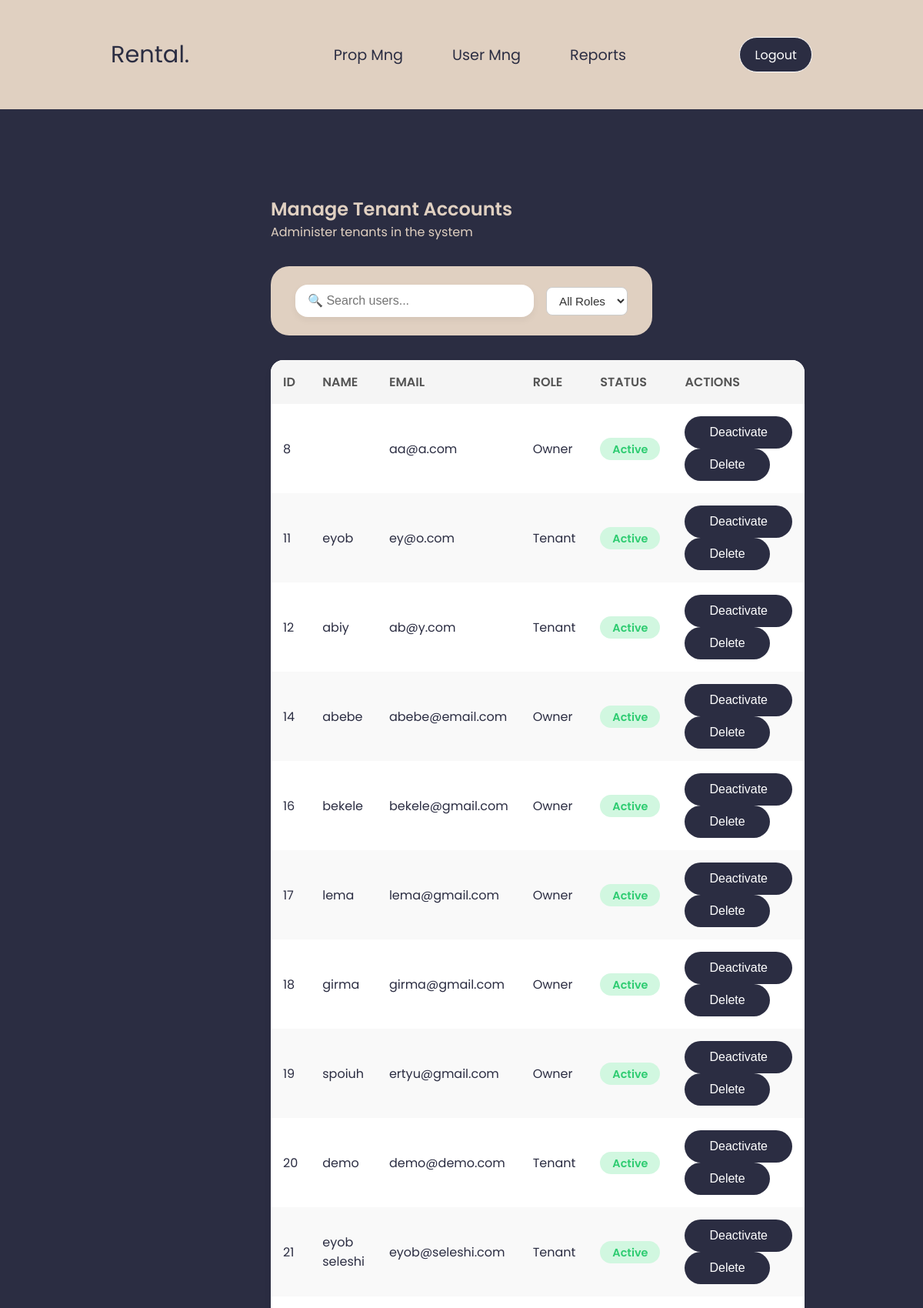
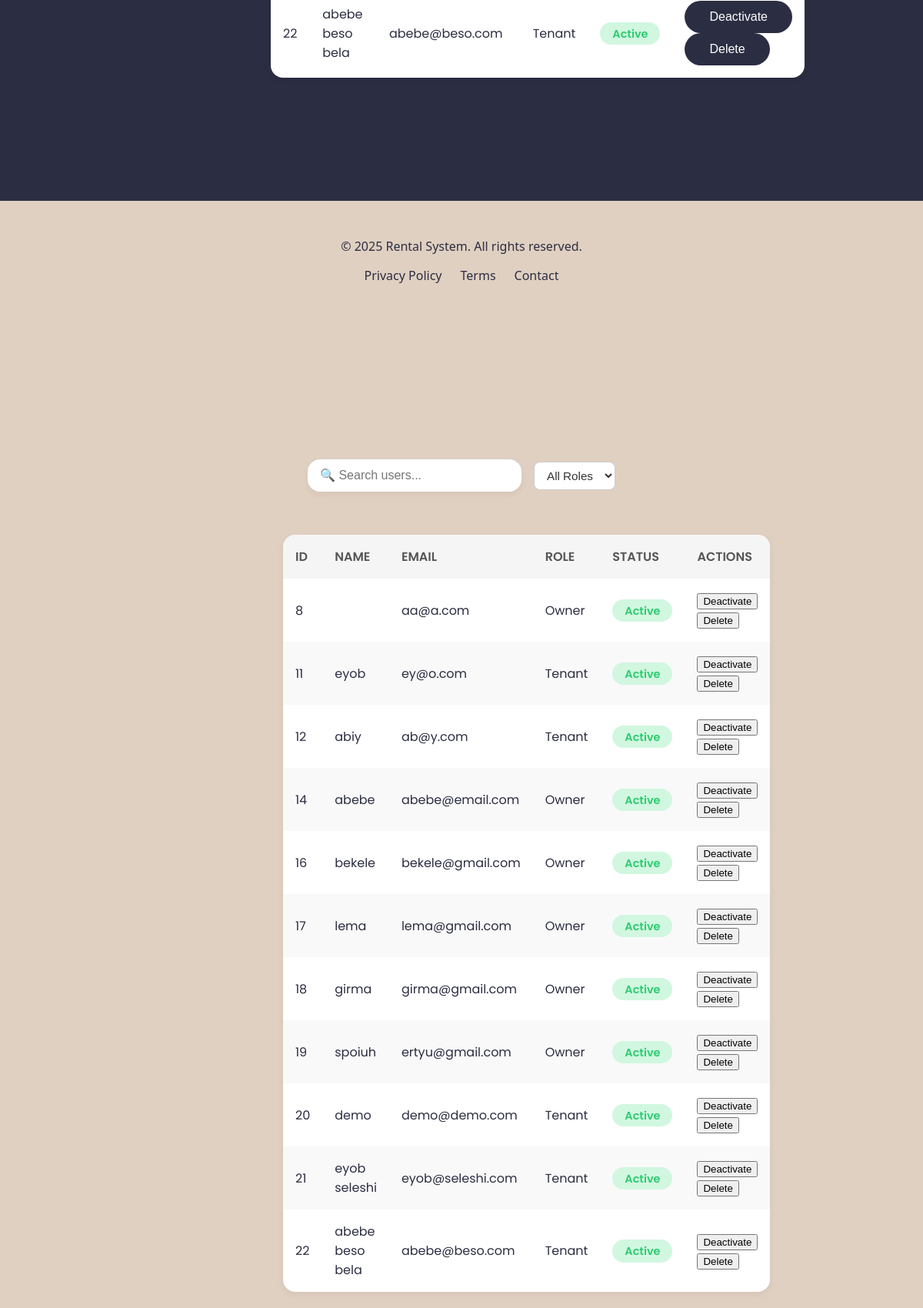
The page /admin/manage_users.php (signed in, upper part) on the database its author committed (2 pictures, top to bottom).
### tables this page shows
CREATE TABLE `users` (
  `id` int(11) NOT NULL,
  `name` varchar(100) NOT NULL,
  `email` varchar(100) NOT NULL,
  `password` varchar(255) NOT NULL,
  `role` enum('admin','tenant','owner','property_manager','government') NOT NULL,
  `status` enum('active','inactive','deleted') DEFAULT 'active',
  `created_at` timestamp NOT NULL DEFAULT current_timestamp()
);

### admin/manage_users.php (the view, shortened to what this page needs)
<?php
require_once '../config/db.php';
$stmt = $pdo->prepare("SELECT * FROM users WHERE role IN ('tenant', 'owner')");
$stmt->execute();
$users = $stmt->fetchAll(PDO::FETCH_ASSOC);
?>
<!DOCTYPE html>
<html lang="en">
<head>
    <link rel="stylesheet" href="../assets/style1.css" />
    <link rel="stylesheet" href="../assets/fonts/all.css">
</head>
<body>
  <div class="prop_con">
    <div class="navbar prop_nav">
      <p>Rental.</p>
      <ul>
        <li><a href="manage_pm.php">Prop Mng</a></li>
        <li><a href="manage_users.php">User Mng</a></li>
        <li><a href="view_reports.php">Reports</a></li>
      </ul>
      <button class="btn" onclick="window.location.href='../auth/logout.php'">Logout</button>
    </div>
    <div class="container">
      <h2>Manage Tenant Accounts</h2>
      <p>Administer tenants in the system</p>
<div class="top-bar">
  <input type="text" id="searchInput" placeholder="🔍 Search users...">
  <select id="roleFilter">
    <option value="all">All Roles</option>
  </select>
</div>
      <table class="user-table" id="userTable">
        <thead>
<tr>
  <th>ID</th><th>NAME</th><th>EMAIL</th><th>ROLE</th><th>STATUS</th><th>ACTIONS</th>
</tr>
        </thead>
        <tbody>
<?php foreach ($users as $user): ?>
  <tr>
    <td><?= htmlspecialchars($user['id']) ?></td>
    <td><?= htmlspecialchars($user['name']) ?></td>
    <td><?= htmlspecialchars($user['email']) ?></td>
    <td><?= ucfirst($user['role']) ?></td>
    <td>
      <span class="status <?= $user['status'] === 'active' ? 'active' : 'inactive' ?>">
        <?= ucfirst($user['status']) ?>
      </span>
    </td>
    <td class="actions">
      <form method="POST" action="manage_users.php" style="display:inline;">
        <button class="btn" type="submit">
          <?= $user['status'] === 'active' ? 'Deactivate' : 'Activate' ?>
        </button>
      </form>
      <form method="POST" action="manage_users.php" style="display:inline;" onsubmit="return confirm('Delete this user?');">
        <button class="btn" type="submit">Delete</button>
      </form>
    </td>
  </tr>
<?php endforeach; ?>
        </tbody>
      </table>
    </div>
    <div class="footer">
      <div class="footer-container">
        <div class="footer-top">
          <p style=" color: #2b2d42;">&copy; <?= date("Y") ?> Rental System. All rights reserved.</p>
          <div class="footer-links">
            <a href="#">Privacy Policy</a>
            <a href="#">Terms</a>
            <a href="#">Contact</a>
          </div>
        </div>
        <div class="container">
            <h2>Manage Tenant Accounts</h2>
            <p>Administer tenants in the system</p>
            <div class="top-bar">
                <input type="text" id="searchInput" placeholder="🔍 Search users...">
                <select id="roleFilter">
                    <option value="all">All Roles</option>
                </select>
            </div>
            <table class="user-table" id="userTable">
                <thead>
                    <tr>
                        <th>ID</th>
                        <th>NAME</th>
                        <th>EMAIL</th>
                        <th>ROLE</th>
                        <th>STATUS</th>
                        <th>ACTIONS</th>
                    </tr>
                </thead>
                <tbody>
                    <?php foreach ($users as $user): ?>
                    <tr>
                        <td><?= htmlspecialchars($user['id']) ?></td>
                        <td><?= htmlspecialchars($user['name']) ?></td>
                        <td><?= htmlspecialchars($user['email']) ?></td>
                        <td><?= ucfirst($user['role']) ?></td>
                        <td>
                            <span class="status <?= $user['status'] === 'active' ? 'active' : 'inactive' ?>">
                                <?= ucfirst($user['status']) ?>
                            </span>
                        </td>
                        <td class="actions">
                            <form method="POST" action="manage_users.php" style="display:inline;">
                                <button type="submit">
                                    <?= $user['status'] === 'active' ? 'Deactivate' : 'Activate' ?>
                                </button>
                            </form>
                            <form method="POST" action="manage_users.php" style="display:inline;"
                                onsubmit="return confirm('Delete this user?');">
                                <button type="submit">Delete</button>
                            </form>
                        </td>
                    </tr>
                    <?php endforeach; ?>
                </tbody>
            </table>
        </div>
    </div>
</body>
</html>

### assets/style1.css (style rules this page uses)
* { margin: 0; }
:root { --primary-color: #2b2d42; --secondary-color: #b2b2b2; --tertiary-color: #e0d0c1; --text-color: #ffffff; }
.container { padding: 3rem 6rem; font-family: poppins; color: var(--primary-color); margin: 4rem 16rem 7rem 16rem; }
.container h2, p { color: var(--tertiary-color); }
.prop_con { height: 100vh; overflow-y: auto; background-color: var(--primary-color); }
.prop_nav { padding: 3rem 9rem; background-color: #e0d0c1; }
.prop_nav p, li a { color: var(--primary-color); }
.navbar { display: flex; justify-content: space-between; align-items: center; padding: 3rem 9rem; }
.navbar p { font-family: poppins; color: var(--primary-color); font-size: 1.9rem; }
.navbar ul { font-family: poppins; display: flex; gap: 4rem; font-size: 1.2rem; }
.navbar li, a { text-decoration: none; color: var(--text-color); list-style: none; transition: color 0.3s ease; }
.navbar button { background-color: var(--primary-color); font-family: poppins; padding: 0.6rem 1.2rem; border: 1px solid white; border-radius: 1.5rem; font-size: 1rem; transition: background 0.5s ease-in-out; }
.top-bar { display: flex; justify-content: space-between; align-items: center; background: var(--tertiary-color); padding: 1.5rem 2rem; border-radius: 1.5rem; margin-bottom: 2rem; margin-top: 2rem; backdrop-filter: blur(10px); }
.top-bar input { padding: 0.75rem 1rem; border-radius: 1rem; border: none; font-size: 1rem; width: 300px; box-shadow: 0 4px 10px rgba(0, 0, 0, 0.05); background: #fff; color: var(--primary-color); }
.btn { padding: 0.75rem 2rem; background: var(--primary-color); color: #fff; border: none; border-radius: 2rem; font-size: 1rem; cursor: pointer; transition: all 0.3s ease; }
.user-table { width: 100%; border-collapse: collapse; background: #fff; border-radius: 1rem; overflow: hidden; box-shadow: 0 4px 10px rgba(0, 0, 0, 0.05); }
.user-table th, .user-table td { padding: 1rem; text-align: left; }
.user-table th { background: #f5f5f5; color: #555; font-weight: 600; text-transform: uppercase; }
.user-table tbody tr:nth-child(even) { background: #f9f9f9; }
.user-table .status { padding: 0.3rem 1rem; border-radius: 1rem; font-weight: 600; font-size: 0.9rem; }
.status.active { background: #d1f7e0; color: #2ecc71; }
.footer { background-color: var(--tertiary-color); color: var(--primary-color); padding: 3rem 1rem; margin-top: 5rem; font-family: "Segoe UI", sans-serif; }
.footer-container { max-width: 1200px; margin: 0 auto; text-align: center; }
.footer-top { margin-bottom: 1.5rem; }
.footer p { font-size: clamp(0.9rem, 2.5vw, 1rem); margin: 0; }
.footer-links { margin-top: 1rem; display: flex; justify-content: center; gap: 1.5rem; flex-wrap: wrap; }
.footer-links a { color: var(--primary-color); text-decoration: none; font-size: clamp(0.9rem, 2.5vw, 1rem); transition: color 0.3s ease; }
.top-bar select { padding: 8px 12px; font-size: 0.95rem; border: 1px solid #ccc; border-radius: 8px; background-color: #fff; color: #333; margin-left: 1rem; outline: none; transition: border-color 0.2s ease, box-shadow 0.2s ease; }

### rows shown on the page
users: id "8", email "aa@a.com", role "Owner", status "Active", shows "Deactivate"
users: id "11", name "eyob", email "ey@o.com", role "Tenant", status "Active", shows "Deactivate"
users: id "12", name "abiy", email "ab@y.com", role "Tenant", status "Active", shows "Deactivate"
users: id "14", name "abebe", email "abebe@email.com", role "Owner", status "Active", shows "Deactivate"
users: id "16", name "bekele", email "bekele@gmail.com", role "Owner", status "Active", shows "Deactivate"
users: id "17", name "lema", email "lema@gmail.com", role "Owner", status "Active", shows "Deactivate"
users: id "18", name "girma", email "girma@gmail.com", role "Owner", status "Active", shows "Deactivate"
users: id "19", name "spoiuh", email "ertyu@gmail.com", role "Owner", status "Active", shows "Deactivate"
users: id "20", name "demo", email "demo@demo.com", role "Tenant", status "Active", shows "Deactivate"
users: id "21", name "eyob seleshi", email "eyob@seleshi.com", role "Tenant", status "Active", shows "Deactivate"
users: id "22", name "abebe beso bela", email "abebe@beso.com", role "Tenant", status "Active", shows "Deactivate"
